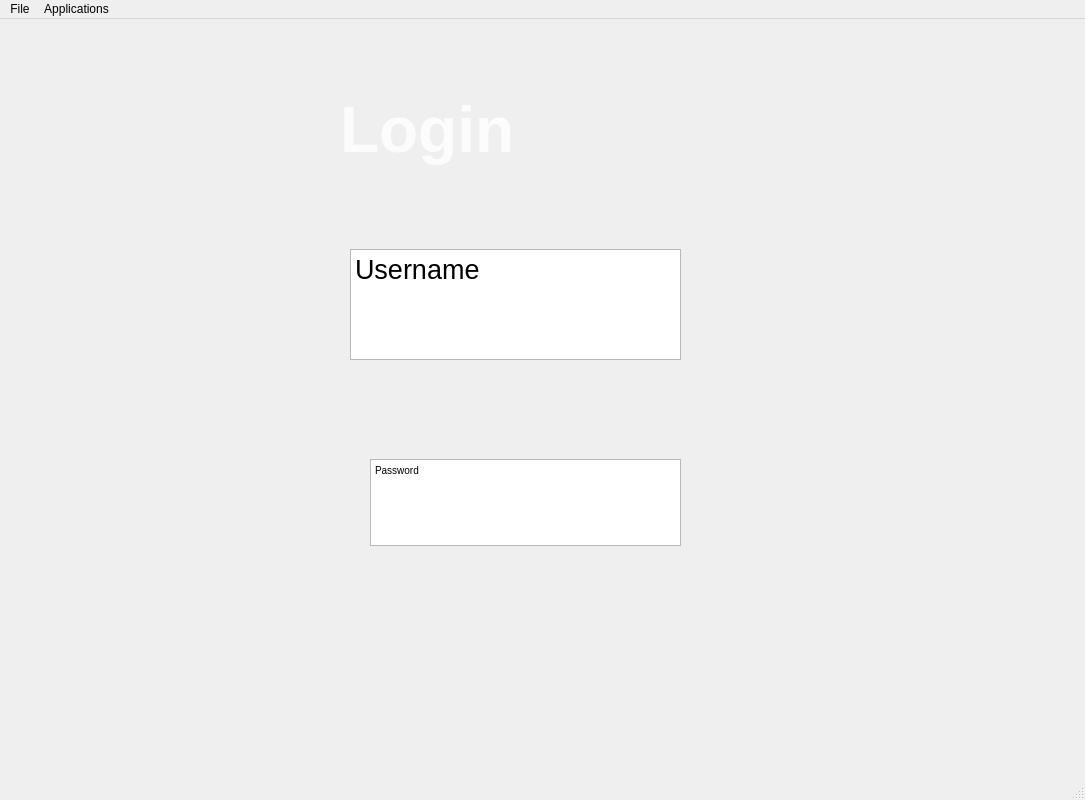
<?xml version="1.0" encoding="UTF-8"?>
<ui version="4.0">
 <class>MainWindow</class>
 <widget class="QMainWindow" name="MainWindow">
  <property name="geometry">
   <rect>
    <x>0</x>
    <y>0</y>
    <width>1085</width>
    <height>800</height>
   </rect>
  </property>
  <property name="windowTitle">
   <string>MainWindow</string>
  </property>
  <property name="styleSheet">
   <string notr="true">background-image: url(:/newPrefix/back.jpeg);</string>
  </property>
  <widget class="QWidget" name="centralwidget">
   <widget class="QLabel" name="label">
    <property name="geometry">
     <rect>
      <x>340</x>
      <y>0</y>
      <width>391</width>
      <height>221</height>
     </rect>
    </property>
    <property name="font">
     <font>
      <pointsize>48</pointsize>
      <weight>75</weight>
      <bold>true</bold>
     </font>
    </property>
    <property name="styleSheet">
     <string notr="true">color:rgba(255,255,255,210)</string>
    </property>
    <property name="text">
     <string>Login </string>
    </property>
   </widget>
   <widget class="QTextEdit" name="textEdit">
    <property name="geometry">
     <rect>
      <x>350</x>
      <y>230</y>
      <width>331</width>
      <height>111</height>
     </rect>
    </property>
    <property name="html">
     <string>&lt;!DOCTYPE HTML PUBLIC &quot;-//W3C//DTD HTML 4.0//EN&quot; &quot;http://www.w3.org/TR/REC-html40/strict.dtd&quot;&gt;
&lt;html&gt;&lt;head&gt;&lt;meta name=&quot;qrichtext&quot; content=&quot;1&quot; /&gt;&lt;style type=&quot;text/css&quot;&gt;
p, li { white-space: pre-wrap; }
&lt;/style&gt;&lt;/head&gt;&lt;body style=&quot; font-family:'MS Shell Dlg 2'; font-size:7.8pt; font-weight:400; font-style:normal;&quot;&gt;
&lt;p style=&quot; margin-top:0px; margin-bottom:0px; margin-left:0px; margin-right:0px; -qt-block-indent:0; text-indent:0px;&quot;&gt;&lt;span style=&quot; font-size:20pt;&quot;&gt;Username&lt;/span&gt;&lt;/p&gt;&lt;/body&gt;&lt;/html&gt;</string>
    </property>
   </widget>
   <widget class="QTextEdit" name="textEdit_2">
    <property name="geometry">
     <rect>
      <x>370</x>
      <y>440</y>
      <width>311</width>
      <height>87</height>
     </rect>
    </property>
    <property name="font">
     <font>
      <pointsize>24</pointsize>
     </font>
    </property>
    <property name="html">
     <string>&lt;!DOCTYPE HTML PUBLIC &quot;-//W3C//DTD HTML 4.0//EN&quot; &quot;http://www.w3.org/TR/REC-html40/strict.dtd&quot;&gt;
&lt;html&gt;&lt;head&gt;&lt;meta name=&quot;qrichtext&quot; content=&quot;1&quot; /&gt;&lt;style type=&quot;text/css&quot;&gt;
p, li { white-space: pre-wrap; }
&lt;/style&gt;&lt;/head&gt;&lt;body style=&quot; font-family:'MS Shell Dlg 2'; font-size:24pt; font-weight:400; font-style:normal;&quot;&gt;
&lt;p style=&quot; margin-top:0px; margin-bottom:0px; margin-left:0px; margin-right:0px; -qt-block-indent:0; text-indent:0px;&quot;&gt;&lt;span style=&quot; font-size:7.8pt;&quot;&gt;Password&lt;/span&gt;&lt;/p&gt;&lt;/body&gt;&lt;/html&gt;</string>
    </property>
   </widget>
  </widget>
  <widget class="QMenuBar" name="menubar">
   <property name="geometry">
    <rect>
     <x>0</x>
     <y>0</y>
     <width>1085</width>
     <height>26</height>
    </rect>
   </property>
   <widget class="QMenu" name="menuFile">
    <property name="title">
     <string>File</string>
    </property>
    <addaction name="actionnew"/>
    <addaction name="actionsave"/>
   </widget>
   <widget class="QMenu" name="menuApplications">
    <property name="title">
     <string>Applications</string>
    </property>
    <addaction name="actioncopy"/>
    <addaction name="actionpaste"/>
   </widget>
   <addaction name="menuFile"/>
   <addaction name="menuApplications"/>
  </widget>
  <widget class="QStatusBar" name="statusbar"/>
  <action name="actionnew">
   <property name="text">
    <string>new</string>
   </property>
  </action>
  <action name="actionsave">
   <property name="text">
    <string>save</string>
   </property>
  </action>
  <action name="actioncopy">
   <property name="text">
    <string>copy</string>
   </property>
  </action>
  <action name="actionpaste">
   <property name="text">
    <string>paste</string>
   </property>
  </action>
 </widget>
 <resources>
  <include location="loginPage.qrc"/>
 </resources>
 <connections/>
</ui>
